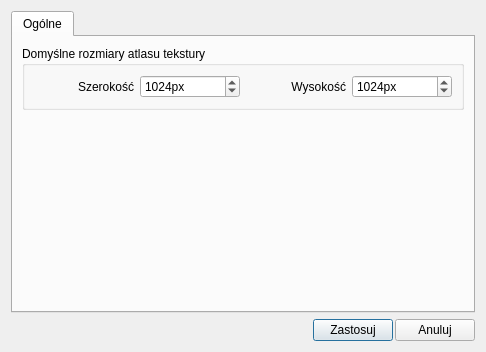
<?xml version="1.0" encoding="UTF-8"?>
<ui version="4.0">
 <class>Settings</class>
 <widget class="QDialog" name="Settings">
  <property name="geometry">
   <rect>
    <x>0</x>
    <y>0</y>
    <width>486</width>
    <height>352</height>
   </rect>
  </property>
  <property name="windowTitle">
   <string>Dialog</string>
  </property>
  <layout class="QVBoxLayout" name="verticalLayout">
   <item>
    <widget class="QTabWidget" name="tabWidget">
     <property name="currentIndex">
      <number>0</number>
     </property>
     <widget class="QWidget" name="global">
      <attribute name="title">
       <string>Ogólne</string>
      </attribute>
      <layout class="QVBoxLayout" name="verticalLayout_2">
       <item>
        <widget class="QGroupBox" name="groupBox">
         <property name="title">
          <string>Domyślne rozmiary atlasu tekstury</string>
         </property>
         <layout class="QHBoxLayout" name="horizontalLayout">
          <item>
           <widget class="QLabel" name="label">
            <property name="text">
             <string>Szerokość</string>
            </property>
            <property name="alignment">
             <set>Qt::AlignRight|Qt::AlignTrailing|Qt::AlignVCenter</set>
            </property>
           </widget>
          </item>
          <item>
           <widget class="QSpinBox" name="atlasWidth">
            <property name="suffix">
             <string>px</string>
            </property>
            <property name="maximum">
             <number>99999</number>
            </property>
            <property name="singleStep">
             <number>10</number>
            </property>
            <property name="value">
             <number>1024</number>
            </property>
           </widget>
          </item>
          <item>
           <widget class="QLabel" name="label_2">
            <property name="text">
             <string>Wysokość</string>
            </property>
            <property name="alignment">
             <set>Qt::AlignRight|Qt::AlignTrailing|Qt::AlignVCenter</set>
            </property>
           </widget>
          </item>
          <item>
           <widget class="QSpinBox" name="atlasHeight">
            <property name="suffix">
             <string>px</string>
            </property>
            <property name="maximum">
             <number>99999</number>
            </property>
            <property name="singleStep">
             <number>10</number>
            </property>
            <property name="value">
             <number>1024</number>
            </property>
           </widget>
          </item>
         </layout>
        </widget>
       </item>
       <item>
        <spacer name="verticalSpacer">
         <property name="orientation">
          <enum>Qt::Vertical</enum>
         </property>
         <property name="sizeHint" stdset="0">
          <size>
           <width>20</width>
           <height>40</height>
          </size>
         </property>
        </spacer>
       </item>
      </layout>
     </widget>
    </widget>
   </item>
   <item>
    <layout class="QHBoxLayout" name="horizontalLayout_2">
     <property name="spacing">
      <number>2</number>
     </property>
     <item>
      <spacer name="horizontalSpacer">
       <property name="orientation">
        <enum>Qt::Horizontal</enum>
       </property>
       <property name="sizeHint" stdset="0">
        <size>
         <width>40</width>
         <height>20</height>
        </size>
       </property>
      </spacer>
     </item>
     <item>
      <widget class="QPushButton" name="saveSettings">
       <property name="sizePolicy">
        <sizepolicy hsizetype="Fixed" vsizetype="Fixed">
         <horstretch>0</horstretch>
         <verstretch>0</verstretch>
        </sizepolicy>
       </property>
       <property name="text">
        <string>Zastosuj</string>
       </property>
      </widget>
     </item>
     <item>
      <widget class="QPushButton" name="pushButton">
       <property name="sizePolicy">
        <sizepolicy hsizetype="Fixed" vsizetype="Fixed">
         <horstretch>0</horstretch>
         <verstretch>0</verstretch>
        </sizepolicy>
       </property>
       <property name="layoutDirection">
        <enum>Qt::LeftToRight</enum>
       </property>
       <property name="text">
        <string>Anuluj</string>
       </property>
      </widget>
     </item>
    </layout>
   </item>
  </layout>
 </widget>
 <resources/>
 <connections>
  <connection>
   <sender>pushButton</sender>
   <signal>clicked()</signal>
   <receiver>Settings</receiver>
   <slot>reject()</slot>
   <hints>
    <hint type="sourcelabel">
     <x>431</x>
     <y>332</y>
    </hint>
    <hint type="destinationlabel">
     <x>408</x>
     <y>314</y>
    </hint>
   </hints>
  </connection>
 </connections>
</ui>
